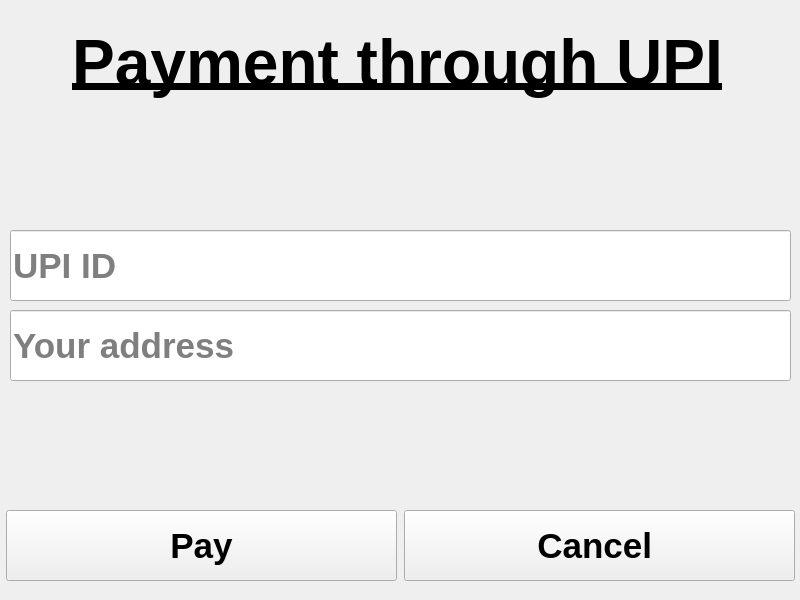
<?xml version="1.0" encoding="UTF-8"?>
<ui version="4.0">
 <class>MainWindow</class>
 <widget class="QMainWindow" name="MainWindow">
  <property name="geometry">
   <rect>
    <x>0</x>
    <y>0</y>
    <width>800</width>
    <height>600</height>
   </rect>
  </property>
  <property name="minimumSize">
   <size>
    <width>800</width>
    <height>600</height>
   </size>
  </property>
  <property name="maximumSize">
   <size>
    <width>800</width>
    <height>600</height>
   </size>
  </property>
  <property name="windowTitle">
   <string>SWEEP</string>
  </property>
  <property name="windowIcon">
   <iconset>
    <normaloff>logo.jpg</normaloff>logo.jpg</iconset>
  </property>
  <widget class="QWidget" name="centralwidget">
   <widget class="QLabel" name="label">
    <property name="geometry">
     <rect>
      <x>50</x>
      <y>20</y>
      <width>695</width>
      <height>88</height>
     </rect>
    </property>
    <property name="font">
     <font>
      <pointsize>48</pointsize>
      <weight>75</weight>
      <bold>true</bold>
     </font>
    </property>
    <property name="styleSheet">
     <string notr="true">color: black</string>
    </property>
    <property name="text">
     <string>&lt;html&gt;&lt;head/&gt;&lt;body&gt;&lt;p align=&quot;center&quot;&gt;&lt;span style=&quot; text-decoration: underline;&quot;&gt;Payment through UPI&lt;/span&gt;&lt;/p&gt;&lt;/body&gt;&lt;/html&gt;</string>
    </property>
   </widget>
   <widget class="QPushButton" name="pushButton_cancel">
    <property name="geometry">
     <rect>
      <x>404</x>
      <y>510</y>
      <width>391</width>
      <height>71</height>
     </rect>
    </property>
    <property name="font">
     <font>
      <pointsize>26</pointsize>
      <weight>75</weight>
      <bold>true</bold>
     </font>
    </property>
    <property name="text">
     <string>Cancel </string>
    </property>
   </widget>
   <widget class="QPushButton" name="pushButton_pay">
    <property name="geometry">
     <rect>
      <x>6</x>
      <y>510</y>
      <width>391</width>
      <height>71</height>
     </rect>
    </property>
    <property name="font">
     <font>
      <pointsize>26</pointsize>
      <weight>75</weight>
      <bold>true</bold>
     </font>
    </property>
    <property name="text">
     <string>Pay</string>
    </property>
   </widget>
   <widget class="QLineEdit" name="lineEdit_upinum">
    <property name="geometry">
     <rect>
      <x>10</x>
      <y>230</y>
      <width>781</width>
      <height>71</height>
     </rect>
    </property>
    <property name="font">
     <font>
      <pointsize>26</pointsize>
      <weight>75</weight>
      <bold>true</bold>
     </font>
    </property>
    <property name="placeholderText">
     <string>UPI ID</string>
    </property>
   </widget>
   <widget class="QLineEdit" name="lineEdit_del_add">
    <property name="geometry">
     <rect>
      <x>10</x>
      <y>310</y>
      <width>781</width>
      <height>71</height>
     </rect>
    </property>
    <property name="font">
     <font>
      <pointsize>26</pointsize>
      <weight>75</weight>
      <bold>true</bold>
     </font>
    </property>
    <property name="placeholderText">
     <string>Your address</string>
    </property>
   </widget>
   <widget class="QLabel" name="label_2">
    <property name="geometry">
     <rect>
      <x>0</x>
      <y>0</y>
      <width>800</width>
      <height>600</height>
     </rect>
    </property>
    <property name="text">
     <string/>
    </property>
    <property name="pixmap">
     <pixmap>IMG_0536.jpeg</pixmap>
    </property>
    <property name="scaledContents">
     <bool>true</bool>
    </property>
   </widget>
   <zorder>label_2</zorder>
   <zorder>label</zorder>
   <zorder>pushButton_cancel</zorder>
   <zorder>pushButton_pay</zorder>
   <zorder>lineEdit_upinum</zorder>
   <zorder>lineEdit_del_add</zorder>
  </widget>
 </widget>
 <tabstops>
  <tabstop>pushButton_pay</tabstop>
  <tabstop>pushButton_cancel</tabstop>
 </tabstops>
 <resources/>
 <connections/>
</ui>
